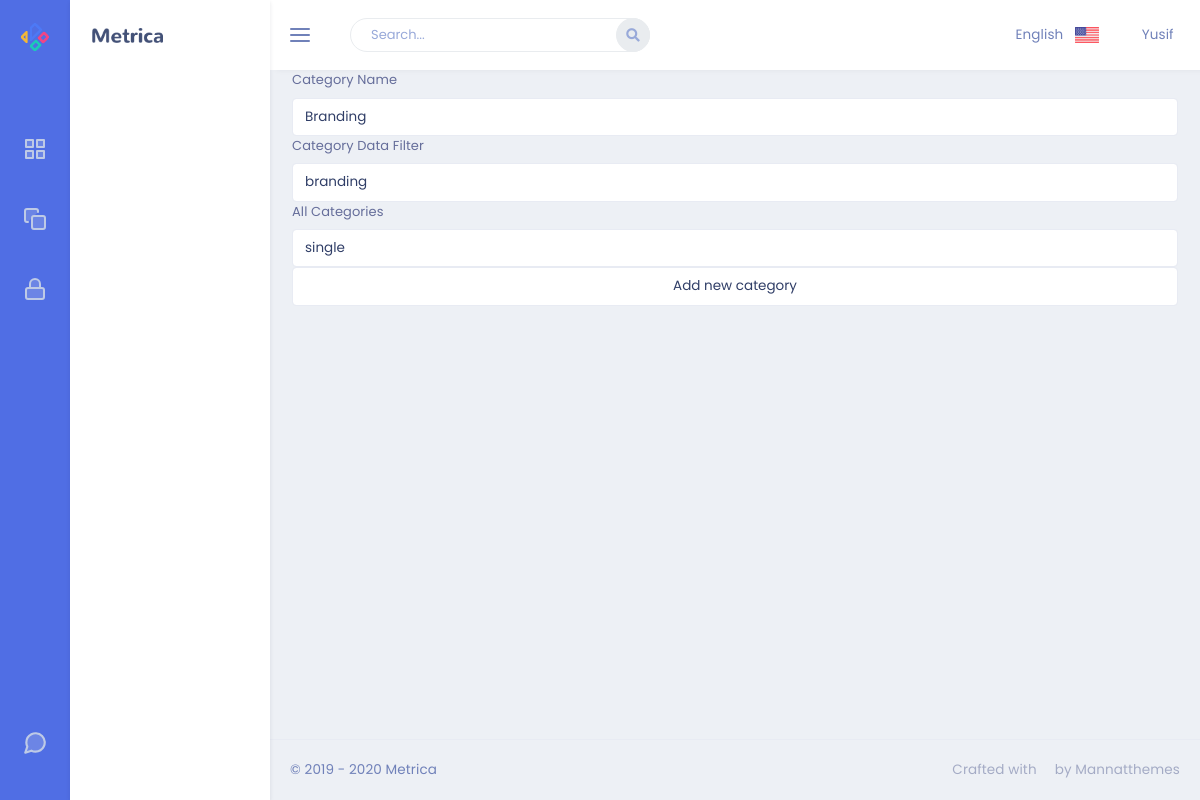
Page /admin/works/categories/update/2 on the committed database.
### app/models.py (models this page shows)
class Category(db.Model):
    id = db.Column(db.Integer, primary_key=True)
    category_data = db.Column(db.String(30), nullable=False)
    category_name = db.Column(db.String(30), unique=True, nullable=False)
    category_all = db.Column(db.String(30),nullable=False)
    works = db.relationship('Works', backref='workCat', lazy=True)

### admin/routes.py (the view, shortened to what this page needs)
@admin.route('/works/categories/update/<int:id>', methods=['GET', 'POST'])
def updateCategory(id):
    category = Category.query.get(id)
    categoryform = CategoryForm()
    return render_template('Works/Category/update.html', form=categoryform, category=category)

### admin/forms.py
class CategoryForm(FlaskForm):
    category_data = StringField('Category Data Filter')
    category_name = StringField('Category Name')
    category_all = StringField('All Categories')
    submit = SubmitField()

### admin/templates/Works/Category/update.html
{% extends "layout.html" %}
{% block content %}
<form action="/admin/works/categories/update/{{category.id }}" method="POST" enctype="multipart/form-data">
    {{form.category_name.label}}{{form.category_name(class="form-control", value = category.category_name)}}
    {{form.category_data.label}}{{form.category_data(class="form-control", value = category.category_data)}}
    {{form.category_all.label}}{{form.category_all(class="form-control", value = category.category_all)}}
    {{form.submit(class="form-control", value = "Add new category")}}
</form>
{% endblock %}

### rows in the picture
Category: category_name "Branding", category_data "branding", category_all "single"
